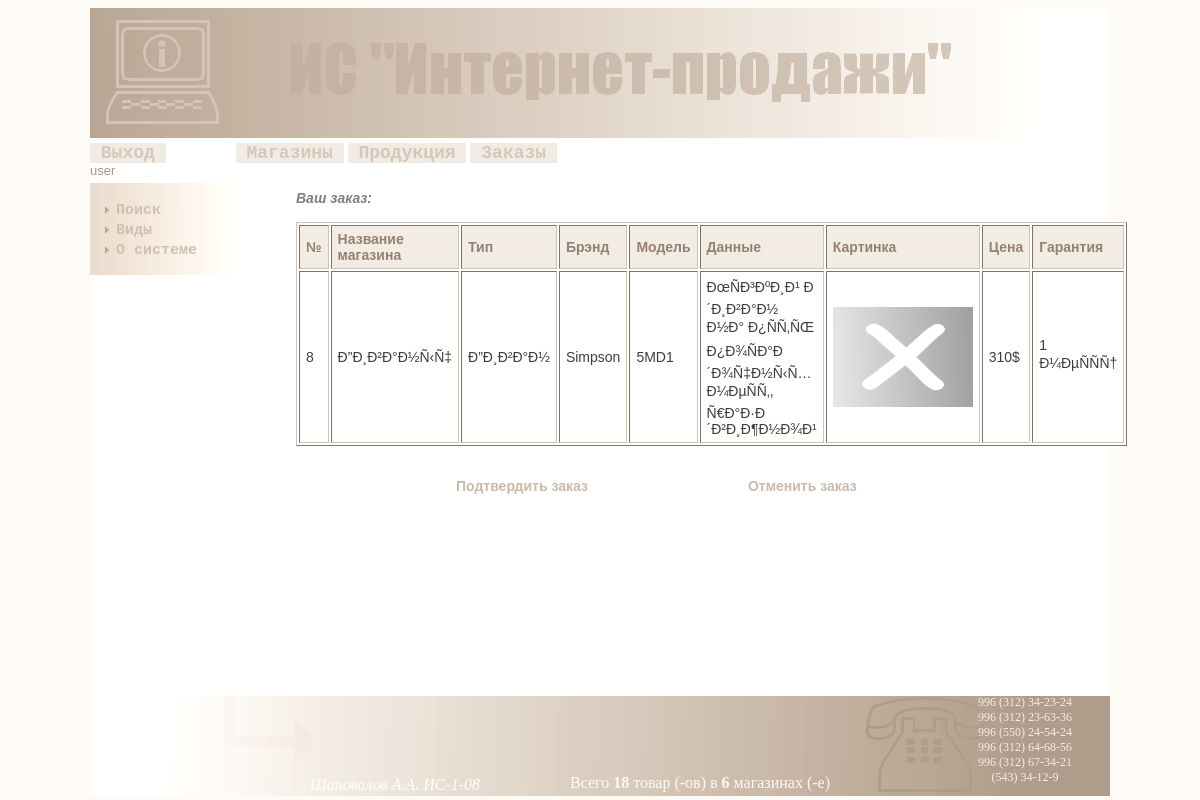
The page /index.php?link=products&orderid=8 (signed in) on the database its author committed.
### tables this page shows
CREATE TABLE IF NOT EXISTS `products` (
  `id` int(11) NOT NULL AUTO_INCREMENT,
  `shop_id` int(11) NOT NULL,
  `type_id` int(11) NOT NULL,
  `brand` varchar(255) DEFAULT NULL,
  `model` varchar(255) DEFAULT NULL,
  `data` tinytext,
  `img` varchar(255) DEFAULT NULL,
  `price` varchar(45) DEFAULT NULL,
  `warranty` varchar(45) DEFAULT NULL,
  PRIMARY KEY (`id`,`shop_id`,`type_id`),
  KEY `shop_to_products` (`shop_id`),
  KEY `product_to_type` (`type_id`)
);

CREATE TABLE IF NOT EXISTS `shops` (
  `id` int(11) NOT NULL AUTO_INCREMENT,
  `name` varchar(255) DEFAULT NULL,
  `address` varchar(255) DEFAULT NULL,
  `tel` varchar(100) DEFAULT NULL,
  `site` varchar(100) DEFAULT NULL,
  `email` varchar(100) DEFAULT NULL,
  PRIMARY KEY (`id`),
  UNIQUE KEY `id_UNIQUE` (`id`)
);

CREATE TABLE IF NOT EXISTS `product_type` (
  `id` int(11) NOT NULL AUTO_INCREMENT,
  `name` varchar(255) DEFAULT NULL,
  PRIMARY KEY (`id`),
  UNIQUE KEY `id_UNIQUE` (`id`),
  UNIQUE KEY `name_UNIQUE` (`name`)
);

### www/server/action.php (called while the page is built, shortened)
<?
if(isset($_GET['link']) and $_GET['link']=='products')
{
	include('server/products.php');
}
elseif(isset($_GET['link']) and $_GET['link']=='shops')
{
	include('server/shops.php');
}
elseif(isset($_GET['link']) and $_GET['link']=='orders')
{
	include('server/orders.php');
}
elseif(isset($_GET['link']) and $_GET['link']=='deliveries')
{
	include('server/deliveries.php');
}
elseif(isset($_GET['link']) and $_GET['link']=='search')
{
	include('server/search.php');
}
elseif(isset($_GET['link']) and $_GET['link']=='type')
{
	include('server/type.php');
}
elseif((isset($_GET['link']) and $_GET['link']=='about') or (!isset($_GET['link'])))
{
	include('server/about.php');
}
elseif(isset($_GET['link']) and $_GET['link']=='')
{
	$content='<b>Неверный запрос!!!</b>';
	$keywords='Неверный запрос';
	$title='Неверный запрос';
	$description='Неверный запрос к системе';
}
?>

### www/server/products.php (the view, shortened to what this page needs)
<?
if(isset($_POST['edit_prod']) and !empty($_POST['prod_id']))
{
	if(!empty($_POST['shop_id']) and !empty($_POST['edit_model']) and !empty($_POST['edit_data'])  and !empty($_POST['edit_img']) and !empty($_POST['edit_brand']) and !empty($_POST['edit_price']) and !empty($_POST['edit_war']) and !empty($_POST['type_id']))
	{
	$prod_id=(int)$_POST['prod_id'];
	$shop_id=(int)$_POST['shop_id'];
	$edit_brand=$_POST['edit_brand'];
	$edit_model=$_POST['edit_model'];
	$edit_data=$_POST['edit_data'];
	$edit_img=$_POST['edit_img'];
	$edit_price=$_POST['edit_price'];
	$edit_war=$_POST['edit_war'];
	$type_id=$_POST['type_id'];
	$update=$mysql->query("UPDATE products SET shop_id='$shop_id', type_id='$type_id', brand='$edit_brand', model='$edit_model', data='$edit_data', img='$edit_img', price='$edit_price', warranty='$edit_war' WHERE id='$prod_id'");
	if($update)
	{$content='Информация о продукции под <b>№ '.$prod_id.'</b> успешно обновлена!';}
	else{$content='<b>Ошибка при обновлении информации о продукции!</b>';}
	}
	else{$content='<b>Поля не должны быть пусты!</b>';}
	$title='Изменение продукции';
}
else{
if(isset($_GET['edit_product']))
{
	$title='Редактирование продукции';
	if(!empty($_GET['edit_product']) and is_numeric($_GET['edit_product']))
	{
		$edit_product=$_GET['edit_product'];
		$select=$mysql->query("SELECT * FROM products WHERE id='$edit_product'");
		if($select)
		{
			$row=$select->fetch_array();
		 $query_shop="SELECT id, name FROM shops";
	     $result_shop=$mysql->query($query_shop);
	    for($i=0;$row_shop=$result_shop->fetch_array();$i++)
		{
			if($row_shop['id']==$row['shop_id'])
			{$cn_sh[$i]='<input type="radio" checked="checked" name="shop_id" value="'.$row_shop['id'].'"> '.$row_shop['name'].'<br>';}
			else
			{$cn_sh[$i]='<input type="radio" name="shop_id" value="'.$row_shop['id'].'"> '.$row_shop['name'].'<br>';}
		}
		 $query_type="SELECT id, name FROM product_type";
	     $result_type=$mysql->query($query_type);
		 for($i=0;$row_type=$result_type->fetch_array();$i++)
		  {
			  if($row_type['id']==$row['type_id'])
			  {$cn_tp[$i]='<input type="radio" checked="checked" name="type_id" value="'.$row_type['id'].'">'.$row_type['name'].'<br>';}
			  else {$cn_tp[$i]='<input type="radio" name="type_id" value="'.$row_type['id'].'">'.$row_type['name'].'<br>';}
		  }
	    $content='<form method="post" action="'.$_SERVER['PHP_SELF'].'?'.$_SERVER['QUERY_STRING'].'"><table border=1><tr id="table_head"><td>Магазин&nbsp;&nbsp;&nbsp;&nbsp;&nbsp;&nbsp;&nbsp;&nbsp;&nbsp;&nbsp;&nbsp;&nbsp;&nbsp;&nbsp;</td><td>Тип&nbsp;&nbsp;&nbsp;&nbsp;&nbsp;&nbsp;&nbsp;&nbsp;&nbsp;&nbsp;&nbsp;&nbsp;&nbsp;&nbsp;&nbsp;&nbsp;&nbsp;&nbsp;&nbsp;&nbsp;&nbsp;&nbsp;&nbsp;&nbsp;&nbsp;&nbsp;</td><td>Брэнд</td><td>Модель</td></tr><tr><td>'.implode($cn_sh).'</td><td>'.implode($cn_tp).'</td><td><input type="text" name="edit_brand" value="'.$row['brand'].'"></td><td><input type="text" name="edit_model" value="'.$row['model'].'"></td></tr><tr id="table_head"><td>Данные</td><td>Путь к картинке</td><td>Цена</td><td>Гарантия</td></tr><td>
		<textarea rows=11 name="edit_data">'.$row['data'].'</textarea>
		</td><td><label for="edit_img">Например:<br><br>http://www.image.org/img.jpg</label><br><br><br><br><input type="text" name="edit_img" size=30 value="'.$row['img'].'"></td><td><input type="text" name="edit_price" value="'.$row['price'].'"></td><td><input type="text" name="edit_war" value="'.$row['warranty'].'"></tr></table><br><br><input type="submit" name="edit_prod" value="Сохранить изменения"><input type="hidden" name="prod_id" value="'.$row['id'].'">
		</form>';
		}
		else{$content='<b>Ошибка при выборке из базы!</b>';}
	}
	else{$content='<b>Некорректный параметр запроса!</b>';}
}
else{
if($_SESSION['type']=='admin' and isset($_POST['add_product']))
{
	$title='Добавление товара';
	if(empty($_POST['pic']) or empty($_POST['shop_name']) or empty($_POST['type_name']) or empty($_POST['brand']) or empty($_POST['model']) or empty($_POST['data']) or empty($_POST['price']) or empty($_POST['warr']))
	{$content='<b>При добавлении продукции не должно быть пустых полей!</b>';}
	else{
	$pic=$_POST['pic'];
	$shop_name=$_POST['shop_name'];
	$type_name=$_POST['type_name'];
	$brand=$_POST['brand'];
	$model=$_POST['model'];
	$data=$_POST['data'];
	$price=$_POST['price'];
	$warr=$_POST['warr'];
	  $insert=$mysql->query("INSERT INTO products (`id`,`shop_id`,`type_id`,`brand`,`model`,`data`,`img`,`price`,`warranty`) VALUES (NULL,'$shop_name','$type_name','$brand','$model','$data','$pic','$price','$warr')");
	  if($insert)
	  {$content='Продукт успешно добавлен в базу!';}
	  else{$content='<b>При добавлении продукции возникли ошибки!</b>';}
		}
}
else
{
	 if($_SESSION['type']=='user' and isset($_GET['orderid']) and !empty($_GET['orderid']))
	 {
		 $order=$_GET['orderid'];
		 $query=$mysql->query("SELECT * FROM products WHERE id='$order'");
		 $row=$query->fetch_array();
		 $query_shop="SELECT * FROM `shops` WHERE id='$row[shop_id]'";
	     $result_shop=$mysql->query($query_shop);
	     $row_shop=$result_shop->fetch_array();
		 $query_type="SELECT * FROM `product_type` WHERE id='$row[type_id]'";
	     $result_type=$mysql->query($query_type);
	     $row_type=$result_type->fetch_array();
		 $content='<span id="info_txt">Ваш заказ:</span><br><br><table width="780" border="1">'.
		'<tr id="table_head"><td>№</td><td>Название магазина</td><td>Тип</td><td>Брэнд</td><td>Модель</td><td>Данные</td><td>Картинка        </td><td>Цена</td><td>Гарантия</td></tr><tr><td>'.$row['id'].'</td><td>'.$row_shop['name'].'</td><td>'.$row_type['name'].'        </td><td>'.$row['brand'].'</td><td>'.$row['model'].'</td><td>'.$row['data'].'</td><td><img src="'.$row['img'].'" height="100" width="140" /></td><td>'.$row['price'].'</td><td>'.$row['warranty'].'</td></table><br><br>'.'<a id="link_ok" href="?link=products&orderid='.$order.'&ok=true">Подтвердить заказ</a><a id="link_ok" href="?link=products&orderid='.$order.'&ok=false">Отменить заказ</a>';
	 }
}
}
}
?>

### www/blocks/footer.php (shortened to what this page needs)
<div align="center" id="footer"><img  src="css/img/footer.png" /> <p style="margin-top:-20px; margin-right:410px; color:#FFFEFA; font-style:italic;">Шаповалов А.А. ИС-1-08</p>
<?
$selec_prodt=$mysql->query('SELECT id FROM products');
$num_prod=$selec_prodt->num_rows;
$selec_shops=$mysql->query('SELECT id FROM shops');
$num_shops=$selec_shops->num_rows;
$selec_tel=$mysql->query('SELECT tel FROM shops LIMIT 6');
for($i=0;$row_tel=$selec_tel->fetch_array();$i++)
{
	$cnt_tel[$i]=$row_tel['tel'].'<br>';
}
echo '<p style="margin-top:-36px; margin-left:200px; color:#FDF9F4;">Всего <b>'.$num_prod.'</b> товар (-ов) в <b>'.$num_shops.'</b> магазинах (-е)</p>';
echo '<p style="margin-top:-113px; font-size:12px; margin-left:850px; color:#F4EDE6;">'.implode($cnt_tel).'</p>';
?>
</div>

### www/css/style.css (style rules this page uses)
body { background-image:none; background-color:#FEFBF7; }
table { background-color:#FFF; border-color:#D1C2B3; }
table td { padding-left:6px; padding-top:5px; padding-bottom:5px; padding-right:6px; font-size:14px; }
#table_head { background-color:#F3ECE4; font-weight:bold; color:#95816F; }
#info_txt { font-style:italic; font-weight:bold; color:gray; }
img { border:none; }
#link_ok { text-decoration:none; padding-left:110px; font-weight:700; color:#CABAAA; margin-left:50px; cursor:pointer; }
#footer { padding-top:200px; }

### rows shown on the page
products: id "8", brand "Simpson", model "5MD1", data "ÐœÑÐ³ÐºÐ¸Ð¹ Ð´Ð¸Ð²Ð°Ð½ Ð½Ð° Ð¿ÑÑ‚ÑŒ Ð¿Ð¾ÑÐ°Ð´Ð¾Ñ‡Ð½Ñ‹Ñ… Ð¼ÐµÑÑ‚, Ñ€Ð°Ð·Ð´Ð²Ð¸Ð¶Ð½Ð¾Ð¹", img (placeholder picture), price "310$", warranty "1 Ð¼ÐµÑÑÑ†"
shops: name "Ð”Ð¸Ð²Ð°Ð½Ñ‹Ñ‡", tel "996 (550) 24-54-24"
product_type: name "Ð”Ð¸Ð²Ð°Ð½"
shops: tel "996 (312) 34-23-24"
shops: tel "996 (312) 23-63-36"
shops: tel "996 (312) 64-68-56"
shops: tel "996 (312) 67-34-21"
shops: tel "(543) 34-12-9"

### other values the page prints
$reg_user "user"
$num_prod "18"
$num_shops "6"
